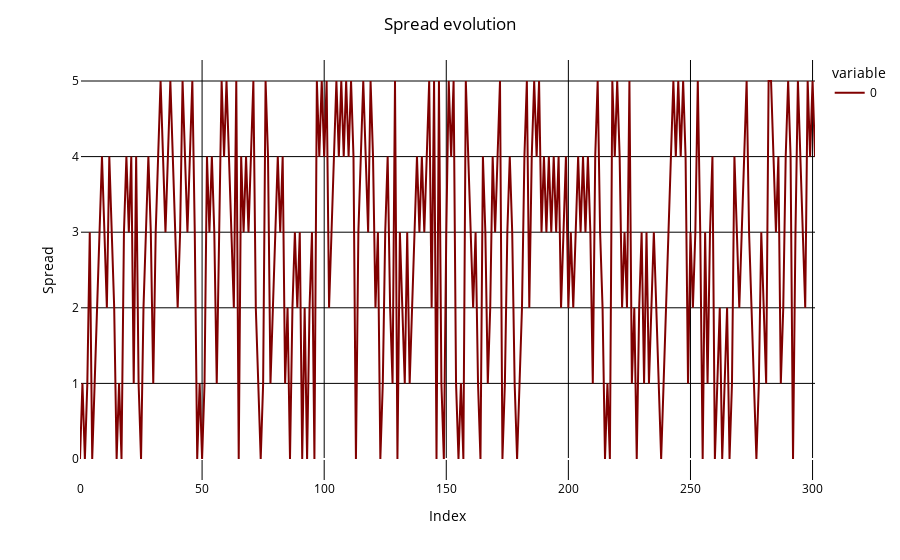

The notebook cell saved with this chart:
### Code cell
fig = px.line(spread_simulated)
fig.update_traces(line_color = "maroon")

fig.update_layout(
    title_text="Spread evolution",
    title_x=0.5,
    plot_bgcolor='white',  # set background color to white
    paper_bgcolor='white',  # set background color to white
    font=dict(color='black'),  # set font color to black
    xaxis=dict(title_text="Index", color='black', tickcolor='black', gridcolor='black'),  # set x-axis color, tick color, grid color, and grid width
    yaxis=dict(title_text="Spread", color='black', tickcolor='black', gridcolor='black'),  # set y-axis color, tick color, grid color, and grid width
)
fig.show()

### Figure 1 — Plotly figure (JSON) as saved in the notebook; plotly's stock layout.template omitted (floating-point values rounded to 4 significant figures; data arrays with more than 128 entries replaced by an {"elided": "..."} marker saying what was removed)
{"data": [{"hovertemplate": "variable=0<br>index=%{x}<br>value=%{y}<extra></extra>", "legendgroup": "0", "line": {"color": "maroon", "dash": "solid"}, "marker": {"symbol": "circle"}, "mode": "lines", "name": "0", "orientation": "v", "showlegend": true, "type": "scatter", "x": {"elided": "302 int values"}, "xaxis": "x", "y": {"elided": "302 int values"}, "yaxis": "y"}], "layout": {"font": {"color": "black"}, "legend": {"title": {"text": "variable"}, "tracegroupgap": 0}, "margin": {"t": 60}, "paper_bgcolor": "white", "plot_bgcolor": "white", "title": {"text": "Spread evolution", "x": 0.5}, "xaxis": {"anchor": "y", "color": "black", "domain": [0, 1], "gridcolor": "black", "tickcolor": "black", "title": {"text": "Index"}}, "yaxis": {"anchor": "x", "color": "black", "domain": [0, 1], "gridcolor": "black", "tickcolor": "black", "title": {"text": "Spread"}}}}
